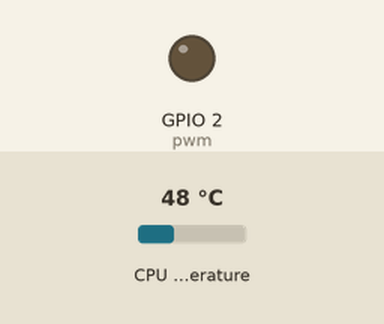
Recording of a program running on a simulated Raspberry Pi (BCM pin numbers). Parts: output pins drawn as LEDs (lit = HIGH). Inputs (shaded band) come from the test bench; at power-on: CPU temperature 48 °C.

Above: at 1.2 s.
1.3 s: CPU temperature set to 63 °C
11.3 s: CPU temperature set to 66 °C
At 20.8 s:
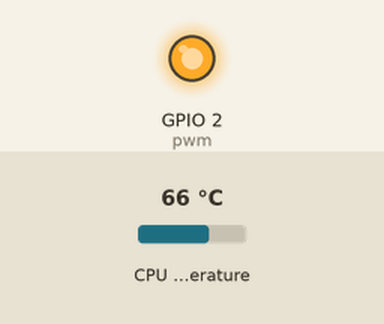
21.5 s: CPU temperature set to 47 °C
31.5 s: CPU temperature set to 44 °C
At 40.9 s:
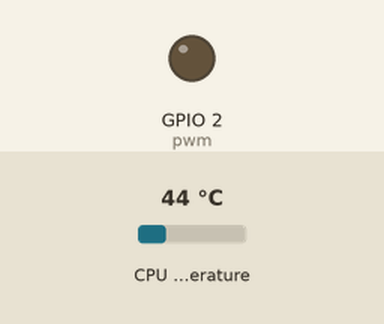
41.6 s: CPU temperature set to 71 °C
At 50.9 s:
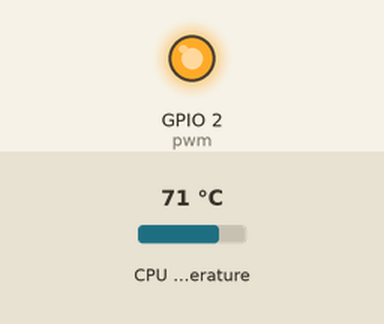
Timing chart, 0 to 52.4 s (numbered marks = the images above; inputs shaded):
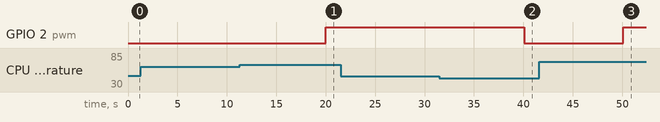

Measured:
- the behaviour switches between 64 and 65 °C on CPU temperature (found by bisection; images 0 and 1)
- the behaviour switches between 46 and 45 °C on CPU temperature (found by bisection; images 1 and 2)
- after the input at 1.3 s, every drawn part: stays the same
- after the input at 11.3 s, GPIO 2 (pwm): LOW → HIGH after 8.7 s
- after the input at 21.5 s, every drawn part: stays the same
- after the input at 31.5 s, GPIO 2 (pwm): HIGH → LOW after 8.6 s
- after the input at 41.6 s, GPIO 2 (pwm): LOW → HIGH after 8.5 s

The program:

fan_speed.py
```python
#!/usr/bin/env python
# encoding: utf-8

import time
import sys
# sys.path.append('/storage/.kodi/addons/virtual.rpi-tools/lib')
import RPi.GPIO

RPi.GPIO.setwarnings(False)
RPi.GPIO.setmode(RPi.GPIO.BCM)
RPi.GPIO.setup(2, RPi.GPIO.OUT)
pwm = RPi.GPIO.PWM(2,100)
RPi.GPIO.setwarnings(False)

#启动温度
start = 65000
#停止温度
stop = 45000
#速度
speed = 0
#是否停止状态
isstoped = True

try:
    while True:
        with open('/sys/class/thermal/thermal_zone0/temp') as tmpFile:
            cpu_temp = int(tmpFile.read())
        if cpu_temp>=start and isstoped: #从停止状态启动
            #启动时防止风扇卡死先全功率转0.1秒
            pwm.start(0)
            pwm.ChangeDutyCycle(100)
            time.sleep(.1)
            isstoped=False
            speed = min( cpu_temp/125-257 , 100 )
            pwm.ChangeDutyCycle(speed)
        elif cpu_temp>stop and not isstoped:
            speed = min( cpu_temp/125-257 , 100 )
            pwm.ChangeDutyCycle(speed)
        elif not isstoped :
            pwm.stop()
            isstoped = True
        time.sleep(10)

except KeyboardInterrupt:
		pass
pwm.stop()
```
